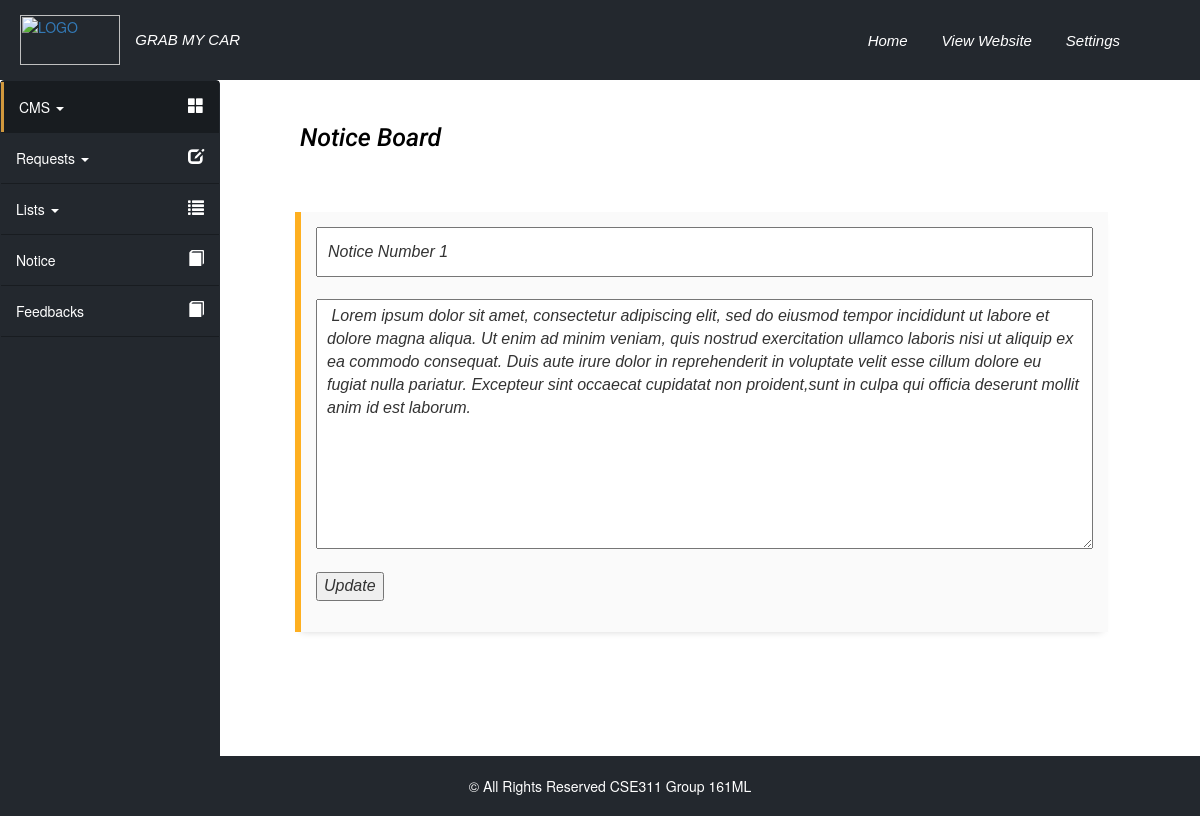
The page /index.php/Admin/edit_notice/1 on the database its author committed.
### tables this page shows
CREATE TABLE IF NOT EXISTS `notice` (
  `key_id` int(11) NOT NULL,
  `title` text NOT NULL,
  `notice` text NOT NULL,
  `date` timestamp NOT NULL DEFAULT CURRENT_TIMESTAMP ON UPDATE CURRENT_TIMESTAMP
);

### application/controllers/Admin.php (called while the page is built, shortened)
<?php
class Admin extends CI_Controller {
	public function __construct()
	{
		$this->load->model('cms_model',"cms_m");
		$this->load->model('admin_model',"admin_m");
	}
	public function edit_notice($id)
	{
		$row = $this->admin_m->edit_notice_content($id);
		$data['r'] = $row;
		$data['admin_content_view_name']='admin/edit-notice';
		$this->load->view('admin/admin_structure',$data);
	}
}

### index.php (called while the page is built, shortened)
<?php
require_once BASEPATH.'core/CodeIgniter.php';

### application/models/admin_model.php (called while the page is built, shortened)
<?php
class admin_model extends CI_Model {
       public function edit_notice_content($id)
       {
            $this->db->where('key_id',$id);
            $query = $this->db->get('notice');
            return $query->row();
       }
}

### application/views/admin/edit-notice.php (the view, shortened to what this page needs)
<div id="right-container" class="notice-board">
	<h2>Notice Board</h2>
	<div class="container col-md-11">
	    <div class="notice notice-warning">
	        	<form method="post" action="<?php echo site_url('Admin/update_notice/'.$r->key_id);?>">
	           	<input  name="title" style="padding:5px 10px; width:100%; height:50px;" type="text" value="<?php echo $r->title;?>">
	           	<br><br>
	           	<textarea name="notice" style="padding:5px 10px; width:100%; height:250px;"><?php echo $r->notice;?></textarea>
				<br><br>
				<input type="submit" value="Update">
				 </form>
	    </div>
	</div>
</div>

### css/bootsnipp-admin.css (style rules this page uses)
.notice:first-child { margin-top:10px; }
.notice { padding: 15px; background-color: #fafafa; border-left: 6px solid #7f7f84; margin-bottom: 10px; -webkit-box-shadow: 0 5px 8px -6px rgba(0,0,0,.2); -moz-box-shadow: 0 5px 8px -6px rgba(0,0,0,.2); box-shadow: 0 5px 8px -6px rgba(0,0,0,.2); }
.notice-warning { border-color: #FEAF20; }
.notice-board h2 { font-size: 20px; margin-left: 20px; font-family: 'Roboto',sans-serif; color: black; margin-bottom: 30px; }
.notice { margin-bottom: 20px; }
.notice-board { font-size: 16px; }

### css/custom-style-admin.css (style rules this page uses)
body { margin: 0; padding: 0; }
#right-container { width: calc(100% - 220px); min-height: 576px; height: auto; float: right; padding-left: 5%; padding-top: 2%; margin-top: 80px; font-family: Georgia,sans-serif; font-style: italic; }
#right-container h2 { font-size: 25px; margin-bottom: 50px; text-transform: capitalize; }

### rows shown on the page
notice: title "Notice Number 1", notice "Lorem ipsum dolor sit amet, consectetur adipiscing elit, sed do eiusmod tempor incididunt ut labore et dolore magna aliqua. Ut enim ad minim veniam, quis nostrud exercitation ullamco laboris nisi ut aliquip ex ea commodo consequat. Duis aute irure dolor in reprehenderit in voluptate velit esse cillum dolore eu fugiat nulla pariatur. Excepteur sint occaecat cupidatat non proident,sunt in culpa qui officia deserunt mollit anim id est laborum."
